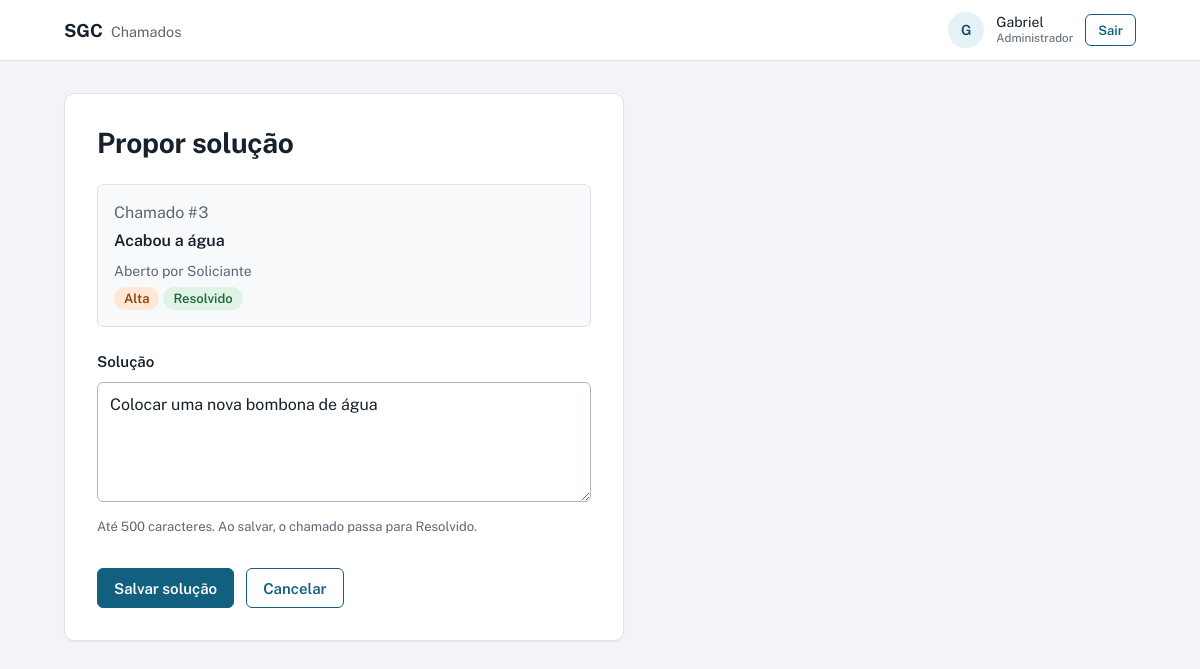
Page /resolver_chamado.php?id=3 (signed in) on the committed database.
### tables this page shows
CREATE TABLE `chamado` (
  `id_chamado` int(11) NOT NULL AUTO_INCREMENT,
  `id_usuario` int(11) NOT NULL,
  `solucao` varchar(500) DEFAULT NULL,
  `data_prazo` datetime DEFAULT NULL,
  `prioridade` varchar(20) NOT NULL,
  `status` varchar(30) NOT NULL,
  `data_abertura` datetime NOT NULL,
  `descricao` varchar(500) DEFAULT NULL,
  `titulo` varchar(150) NOT NULL,
  `numero_chamado` int(11) NOT NULL,
  PRIMARY KEY (`id_chamado`),
  UNIQUE KEY `uq_chamado_numero` (`numero_chamado`),
  KEY `idx_chamado_usuario_status` (`id_usuario`,`status`),
  CONSTRAINT `fk_chamado_usuario` FOREIGN KEY (`id_usuario`) REFERENCES `usuario` (`id_usuario`)
);

CREATE TABLE `usuario` (
  `id_usuario` int(11) NOT NULL AUTO_INCREMENT,
  `email` varchar(150) NOT NULL,
  `nome` varchar(150) NOT NULL,
  `senha` varchar(255) NOT NULL,
  `perfil` varchar(50) NOT NULL,
  PRIMARY KEY (`id_usuario`),
  UNIQUE KEY `uq_usuario_email` (`email`)
);

### layout.php (the view, shortened to what this page needs)
<?php
function e($v) { return htmlspecialchars((string)$v, ENT_QUOTES, 'UTF-8'); }
function slug($s) {
    return ['Aberto'=>'aberto','Em atendimento'=>'atendimento','Resolvido'=>'resolvido',
            'Baixa'=>'baixa','Média'=>'media','Alta'=>'alta','Crítica'=>'critica'][$s] ?? 'baixa';
}
function badge($tipo, $valor) { return '<span class="badge ' . $tipo . '-' . slug($valor) . '">' . e($valor) . '</span>'; }
function carrega_chamado(PDO $pdo, $id) {
    $s = $pdo->prepare('SELECT c.*, u.nome AS solicitante FROM chamado c JOIN usuario u ON u.id_usuario = c.id_usuario WHERE c.id_chamado = ?');
    $s->execute([(int)$id]);
    return $s->fetch();
}
function resumo_chamado($c) {
    return '<div class="summary"><span class="num">Chamado #' . e($c['numero_chamado']) . '</span>'
         . '<span class="t-title">' . e($c['titulo']) . '</span>'
         . '<span class="t-sub">Aberto por ' . e($c['solicitante']) . '</span>'
         . '<span>' . badge('p', $c['prioridade']) . ' ' . badge('s', $c['status']) . '</span></div>';
}
function render_topo($titulo, $modo = 'app') {
    echo '<!DOCTYPE html><html lang="pt-BR"><head><meta charset="UTF-8"><meta name="viewport" content="width=device-width,initial-scale=1"><title>' . e($titulo) . ' – SGC</title>'
       . '<link rel="preconnect" href="https://fonts.googleapis.com"><link href="https://fonts.googleapis.com/css2?family=Public+Sans:wght@400;500;600;700&display=swap" rel="stylesheet">'
       . '<link rel="stylesheet" href="assets/style.css"></head><body>';
    if ($modo === 'auth') {
        echo '<main class="auth"><aside class="auth-side"><a class="brand" href="login.php">SGC<span>Gerenciamento de chamados</span></a>'
           . '<div><h2>Do pedido à solução, tudo registrado.</h2><p>Abra um chamado, acompanhe cada mudança de status e veja a solução proposta pela equipe.</p></div><div></div></aside>'
           . '<section class="auth-main"><div class="auth-box">';
    } else {
        $n = $_SESSION['nome'] ?? '';
        echo '<header class="topbar"><div class="topbar-in"><a class="brand" href="index.php">SGC<span>Chamados</span></a>'
           . '<div class="user"><div class="avatar" aria-hidden="true">' . e(mb_strtoupper(mb_substr($n, 0, 1))) . '</div>'
           . '<div class="user-info">' . e($n) . '<small>' . e($_SESSION['perfil'] ?? '') . '</small></div>'
           . '<a class="btn btn-ghost btn-sm" href="logout.php">Sair</a></div></div></header><main class="wrap">';
    }
}
function render_rodape() {
    echo ($GLOBALS['modo'] === 'auth') ? '</div></section></main>' : '</main>';
    echo '</body></html>';
}

### resolver_chamado.php (shortened to what this page needs)
<?php
require 'layout.php';
require 'conexao.php';
$c = carrega_chamado($pdo, $_GET['id'] ?? 0);
render_topo('Propor solução');
?>
<div class="card form-card">
    <h1>Propor solução</h1>
    <?= resumo_chamado($c) ?>
    <form method="POST">
        <div class="field">
            <label for="solucao">Solução</label>
            <textarea id="solucao" name="solucao" maxlength="500" required autofocus><?= e($c['solucao']) ?></textarea>
            <p class="hint">Até 500 caracteres. Ao salvar, o chamado passa para Resolvido.</p>
        </div>
        <div class="form-actions">
            <button class="btn" type="submit">Salvar solução</button>
            <a class="btn btn-ghost" href="index.php">Cancelar</a>
        </div>
    </form>
</div>
<?php render_rodape(); ?>

### assets/style.css (style rules this page uses)
:root { --canvas:#F2F4F7;--surface:#fff;--ink:#17212B;--muted:#5B6775;--line:#DDE2E9;--brand:#12607F;--brand-dark:#0C4A63;--brand-tint:#E4F1F6;--danger:#A11A2B;--danger-tint:#FDE3E6;--ok:#1E6B3A;--ok-tint:#E1F3E7;--r-ctl:6px;--r-card:10px;--font:"Public Sans",system-ui,-apple-system,"Segoe UI",Roboto,sans-serif }
* { box-sizing:border-box }
body { margin:0;background:var(--canvas);color:var(--ink);font:400 16px/1.5 var(--font);-webkit-font-smoothing:antialiased }
h1,h2 { line-height:1.2;margin:0;letter-spacing:-.01em }
h1 { font-size:1.75rem;font-weight:700 }
p { margin:0 }
a { color:var(--brand) }
.topbar { background:var(--surface);border-bottom:1px solid var(--line) }
.topbar-in { max-width:1120px;margin:0 auto;padding:12px 24px;display:flex;align-items:center;justify-content:space-between;gap:16px }
.brand { font-weight:700;font-size:1.125rem;color:var(--ink);text-decoration:none }
.brand span { font-weight:400;color:var(--muted);margin-left:8px;font-size:.9rem }
.user { display:flex;align-items:center;gap:12px }
.avatar { width:36px;height:36px;border-radius:50%;background:var(--brand-tint);color:var(--brand-dark);display:grid;place-items:center;font-weight:600;font-size:.875rem }
.user-info { line-height:1.25;font-size:.875rem }
.user-info small { display:block;color:var(--muted) }
.wrap { max-width:1120px;margin:0 auto;padding:32px 24px 64px }
.btn { display:inline-flex;align-items:center;justify-content:center;min-height:40px;padding:0 16px;border-radius:var(--r-ctl);border:1px solid var(--brand);background:var(--brand);color:#fff;font:600 .9375rem var(--font);text-decoration:none;cursor:pointer }
.btn-ghost { background:transparent;color:var(--brand) }
.btn-sm { min-height:32px;padding:0 12px;font-size:.8125rem }
.card { background:var(--surface);border:1px solid var(--line);border-radius:var(--r-card);box-shadow:0 1px 2px rgba(23,33,43,.06);overflow:hidden }
.num { color:var(--muted);font-variant-numeric:tabular-nums;white-space:nowrap }
.t-title { font-weight:600 }
.t-sub { color:var(--muted);font-size:.875rem;margin-top:4px;max-width:60ch }
.badge { display:inline-block;padding:2px 10px;border-radius:999px;font-size:.8125rem;font-weight:600;white-space:nowrap }
.s-resolvido { background:var(--ok-tint);color:var(--ok) }
.p-alta { background:#FFE9D6;color:#8F3F00 }
.form-card { max-width:560px;padding:32px }
.form-card h1 { margin-bottom:24px }
.field { margin-bottom:24px }
label { display:block;font-weight:600;font-size:.9375rem;margin-bottom:8px }
.hint { color:var(--muted);font-size:.8125rem;margin-top:8px }
input,select,textarea { width:100%;min-height:44px;padding:10px 12px;border:1px solid #AEB7C2;border-radius:var(--r-ctl);background:#fff;color:var(--ink);font:inherit }
textarea { min-height:120px;resize:vertical }
.form-actions { display:flex;gap:12px;margin-top:32px }
.summary { display:grid;gap:4px;justify-items:start;padding:16px;background:#F8F9FB;border:1px solid var(--line);border-radius:var(--r-ctl);margin-bottom:24px }
@media (prefers-reduced-motion:no-preference) { .btn,.tab { transition:background .15s,color .15s } }

### rows in the picture
chamado: numero_chamado "3", titulo "Acabou a água", id_usuario.nome "Soliciante", prioridade "Alta Resolvido", solucao "Colocar uma nova bombona de água"

### other values in the picture
mb_strtoupper(mb_substr($n, 0, 1)) "G"
$n "Gabriel"
$_SESSION['perfil'] "Administrador"
